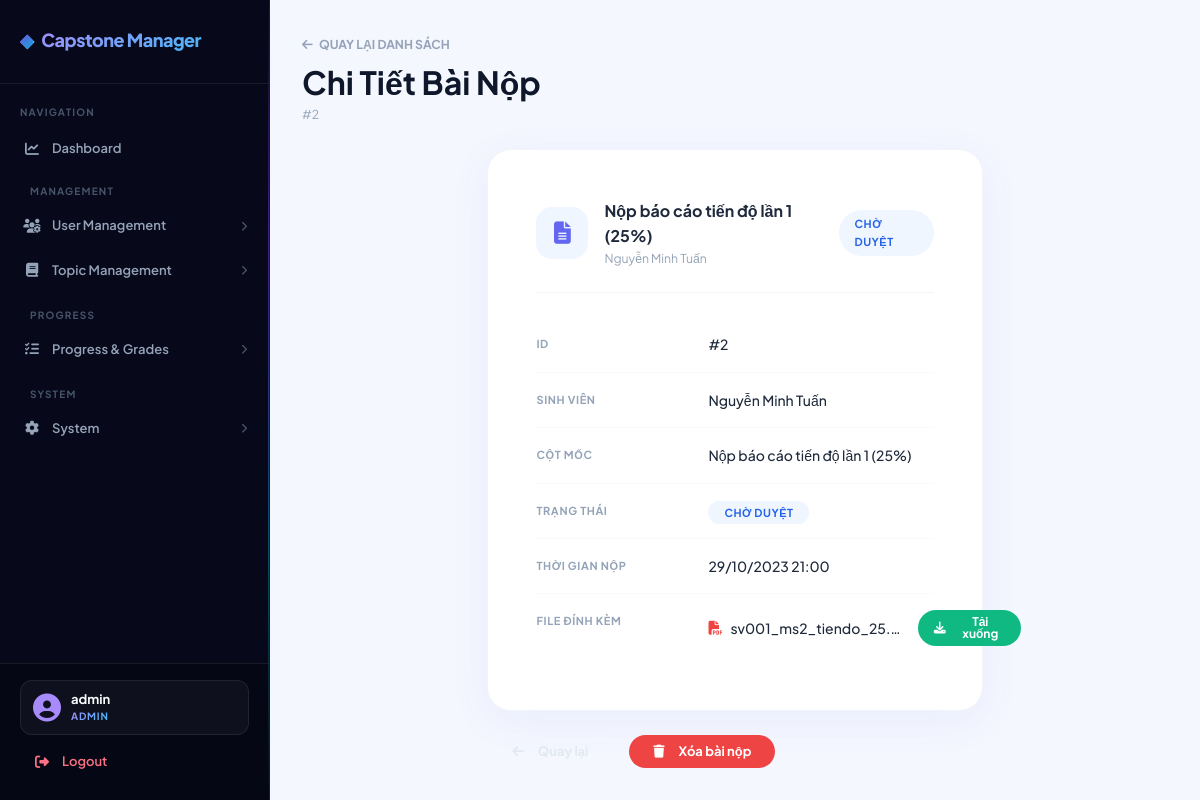
The page /index.php?page=submission-show&id=2 (signed in) on the database its author committed.
### tables this page shows
CREATE TABLE submissions (
  id           INT UNSIGNED AUTO_INCREMENT PRIMARY KEY,
  student_id   INT UNSIGNED NOT NULL,
  topic_id     INT UNSIGNED DEFAULT NULL,
  milestone_id INT UNSIGNED NOT NULL,
  file_path    VARCHAR(500) NOT NULL,
  status       ENUM('submitted','late','revision_required') NOT NULL DEFAULT 'submitted',
  submitted_at DATETIME     NOT NULL,
  FOREIGN KEY (student_id)   REFERENCES students(id)   ON DELETE CASCADE,
  FOREIGN KEY (topic_id)     REFERENCES topics(id)     ON DELETE SET NULL,
  FOREIGN KEY (milestone_id) REFERENCES milestones(id) ON DELETE CASCADE
);

CREATE TABLE milestones (
  id          INT UNSIGNED AUTO_INCREMENT PRIMARY KEY,
  title       VARCHAR(150) NOT NULL,
  deadline    DATETIME     NOT NULL,
  semester_id INT UNSIGNED NOT NULL,
  created_at  TIMESTAMP DEFAULT CURRENT_TIMESTAMP,
  FOREIGN KEY (semester_id) REFERENCES semesters(id)
);

CREATE TABLE students (
  id           INT UNSIGNED AUTO_INCREMENT PRIMARY KEY,
  user_id      INT UNSIGNED NOT NULL UNIQUE,
  student_code VARCHAR(20)  NOT NULL UNIQUE,
  full_name    VARCHAR(150) NOT NULL,
  phone        VARCHAR(20)  DEFAULT NULL,
  created_at   TIMESTAMP DEFAULT CURRENT_TIMESTAMP,
  FOREIGN KEY (user_id) REFERENCES users(id) ON DELETE CASCADE
);

### app/controllers/SubmissionController.php (called while the page is built, shortened)
<?php
class SubmissionController {
    private $submissionModel;
    public function __construct() {
        $this->submissionModel = new Submission();
    }
    public function show() {
        $id         = (int)($_GET['id'] ?? 0);
        $submission = $this->submissionModel->find($id);
        require '../app/views/submissions/show.php';
    }
}

### core/Database.php (called while the page is built)
<?php
class Database {
    private static $instance = null;
    private $conn;
    private $host = "localhost";
    private $dbname = "capstone_manager";
    private $username = "root";
    private $password = "";
    private function __construct(){
        try{
            $this->conn = new PDO(
                "mysql:host={$this->host};dbname={$this->dbname};charset=utf8mb4",
                $this->username,
                $this->password
            );
            $this->conn->setAttribute(
                PDO::ATTR_ERRMODE,
                PDO::ERRMODE_EXCEPTION
            );
            $this->conn->setAttribute(
                PDO::ATTR_DEFAULT_FETCH_MODE,
                PDO::FETCH_ASSOC
            );
        }catch(PDOException $e){
            die("Database Error: " . $e->getMessage());
        }
    }
    public static function getInstance(){
        if(self::$instance == null){
            self::$instance = new Database();
        }
        return self::$instance;
    }
    public function getConnection(){
        return $this->conn;
    }
}

### app/models/Submission.php (called while the page is built, shortened)
<?php
class Submission {
    private $conn;
    public function __construct(){
        $this->conn = Database::getInstance()->getConnection();
    }
    public function find($id){
        $stmt = $this->conn->prepare(
            "SELECT submissions.*,
                    students.full_name AS student_name,
                    milestones.title   AS milestone_title
             FROM submissions
             JOIN students   ON students.id   = submissions.student_id
             JOIN milestones ON milestones.id  = submissions.milestone_id
             WHERE submissions.id = ?"
        );
        $stmt->execute([$id]);
        return $stmt->fetch(PDO::FETCH_ASSOC);
    }
}

### app/views/submissions/show.php (the view, shortened to what this page needs)
<?php require '../app/views/layouts/header.php'; ?>
<?php require '../app/views/layouts/sidebar.php'; ?>
<div class="main-content" style="padding: 32px; background: #f4f7fe; min-height: 100vh;">
    <div class="mb-4">
        <a href="index.php?page=submissions"
           class="text-decoration-none text-muted small fw-bold">
            <i class="fa-solid fa-arrow-left me-1"></i> QUAY LẠI DANH SÁCH
        </a>
        <h2 class="fw-bold mt-2 mb-0" style="color:#0f172a">Chi Tiết Bài Nộp</h2>
        <p class="text-muted small mt-1">#<?= $submission['id'] ?></p>
    </div>
    <div class="row justify-content-center">
        <div class="col-lg-7">
            <div class="detail-card p-5">
                <div class="d-flex align-items-center gap-3 mb-4 pb-4" style="border-bottom:1px solid #f1f5f9">
                    <div style="width:52px;height:52px;border-radius:16px;background:#eff6ff;color:#6366f1;display:flex;align-items:center;justify-content:center;font-size:1.4rem;flex-shrink:0">
                        <i class="fa-solid fa-file-lines"></i>
                    </div>
                    <div>
                        <div class="fw-bold" style="color:#1e293b;font-size:16px">
                            <?= htmlspecialchars(ucfirst($submission['milestone_title'] ?? 'Submission')) ?>
                        </div>
                        <div class="text-muted small">
                            <?= htmlspecialchars($submission['student_name'] ?? '—') ?>
                        </div>
                    </div>
                    <?php
                        $status = $submission['status'] ?? 'submitted';
                        $sc = match($status) {
                            'submitted' => 'status-submitted',
                            'reviewed'  => 'status-reviewed',
                            'rejected'  => 'status-rejected',
                            default     => '',
                        };
                        $sl = match($status) {
                            'submitted' => 'Chờ duyệt',
                            'reviewed'  => 'Đã duyệt',
                            'rejected'  => 'Từ chối',
                            default     => ucfirst($status),
                        };
                    ?>
                    <span class="status-pill <?= $sc ?> ms-auto"><?= $sl ?></span>
                </div>
                <div class="info-row">
                    <span class="info-label">ID</span>
                    <span class="info-value">#<?= $submission['id'] ?></span>
                </div>
                <div class="info-row">
                    <span class="info-label">Sinh viên</span>
                    <span class="info-value"><?= htmlspecialchars($submission['student_name'] ?? '—') ?></span>
                </div>
                <div class="info-row">
                    <span class="info-label">Cột mốc</span>
                    <span class="info-value"><?= htmlspecialchars(ucfirst($submission['milestone_title'] ?? '—')) ?></span>
                </div>
                <div class="info-row">
                    <span class="info-label">Trạng thái</span>
                    <span class="info-value">
                        <span class="status-pill <?= $sc ?>"><?= $sl ?></span>
                    </span>
                </div>
                <div class="info-row">
                    <span class="info-label">Thời gian nộp</span>
                    <span class="info-value">
                        <?= $submission['submitted_at']
                            ? date('d/m/Y H:i', strtotime($submission['submitted_at']))
                            : '—' ?>
                    </span>
                </div>
                <div class="info-row">
                    <span class="info-label">File đính kèm</span>
                    <span class="info-value">
                        <?php if (!empty($submission['file_path'])): ?>
                            <?php
                                $ext = strtolower(pathinfo($submission['file_path'], PATHINFO_EXTENSION));
                                $icon = match($ext) {
                                    'pdf'  => ['fa-file-pdf','#ef4444'],
                                    'doc','docx' => ['fa-file-word','#2563eb'],
                                    default => ['fa-file','#64748b'],
                                };
                            ?>
                            <div class="d-flex align-items-center gap-2">
                                <i class="fa-solid <?= $icon[0] ?>" style="color:<?= $icon[1] ?>"></i>
                                <span class="text-truncate" style="max-width:220px">
                                    <?= htmlspecialchars(basename($submission['file_path'])) ?>
                                </span>
                                <a href="assets/uploads/<?= htmlspecialchars($submission['file_path']) ?>"
                                   target="_blank"
                                   class="btn btn-sm rounded-pill px-3 fw-bold text-white ms-2"
                                   style="background:#10b981;border:none;font-size:12px">
                                    <i class="fa-solid fa-download me-1"></i>Tải xuống
                                </a>
                            </div>
                        <?php else: ?>
                            <span class="text-muted">Không có file</span>
                        <?php endif; ?>
                    </span>
                </div>
            </div>
            <div class="mt-4 d-flex gap-3">
                <a href="index.php?page=submissions"
                   class="btn btn-light rounded-pill px-4 fw-bold">
                    <i class="fa-solid fa-arrow-left me-2"></i>Quay lại
                </a>
                <?php if (in_array($_SESSION['user']['role'], ['admin','lecturer'])): ?>
                    <a href="index.php?page=submission-delete&id=<?= $submission['id'] ?>"
                       class="btn rounded-pill px-4 fw-bold text-white btn-delete"
                       style="background:#ef4444;border:none">
                        <i class="fa-solid fa-trash me-2"></i>Xóa bài nộp
                    </a>
                <?php endif; ?>
            </div>
        </div>
    </div>
</div>
<?php require '../app/views/layouts/footer.php'; ?>

### public/assets/css/style.css (style rules this page uses)
:root { --primary: #7c3aed; --primary-glow: rgba(124, 58, 237, 0.4); --primary-light: rgba(124, 58, 237, 0.15); --accent: #06b6d4; --accent-glow: rgba(6, 182, 212, 0.35); --accent-light: rgba(6, 182, 212, 0.12); --success: #10b981; --success-glow: rgba(16, 185, 129, 0.35); --success-light: rgba(16, 185, 129, 0.12); --warning: #f59e0b; --warning-glow: rgba(245, 158, 11, 0.35); --warning-light: rgba(245, 158, 11, 0.12); --danger: #ef4444; --danger-glow: rgba(239, 68, 68, 0.35); --danger-light: rgba(239, 68, 68, 0.12); --info: #3b82f6; --info-glow: rgba(59, 130, 246, 0.35); --info-light: rgba(59, 130, 246, 0.12); --bg-base: #050816; --bg-surface: #0a0f1e; --bg-elevated: #0d1526; --glass-bg: rgba(255, 255, 255, 0.04); --glass-bg-hover: rgba(255, 255, 255, 0.07); --glass-border: rgba(255, 255, 255, 0.08); --glass-border-hover: rgba(255, 255, 255, 0.15); --glass-blur: blur(20px); --sidebar-w: 270px; --sidebar-bg: #07091a; --text: #e2e8f0; --text-muted: #94a3b8; --text-faint: #475569; --text-bright: #f8fafc; --border: rgba(255, 255, 255, 0.07); --border-light: rgba(255, 255, 255, 0.04); --radius-sm: 8px; --radius-md: 12px; --radius-lg: 16px; --radius-xl: 20px; --radius-2xl: 24px; --radius-3xl: 32px; --shadow-sm: 0 1px 3px rgba(0,0,0,.4), 0 1px 2px rgba(0,0,0,.3); --shadow-md: 0 4px 24px rgba(0,0,0,.35); --shadow-lg: 0 10px 50px rgba(0,0,0,.5); --shadow-glow: 0 0 40px rgba(124, 58, 237, 0.15); --font: 'Plus Jakarta Sans', sans-serif; --transition: all .2s cubic-bezier(0.4, 0, 0.2, 1); --transition-slow: all .4s cubic-bezier(0.4, 0, 0.2, 1); }
*, *::before, *::after { box-sizing: border-box; margin: 0; padding: 0; }
html { scroll-behavior: smooth; }
body { font-family: var(--font); background: var(--bg-base); color: var(--text); font-size: 14px; line-height: 1.6; min-height: 100vh; overflow-x: hidden; }
body::before { content: ''; position: fixed; inset: 0; background: radial-gradient(ellipse 80% 60% at 20% 10%, rgba(124, 58, 237, 0.08) 0%, transparent 60%), radial-gradient(ellipse 60% 50% at 80% 80%, rgba(6, 182, 212, 0.06) 0%, transparent 60%), radial-gradient(ellipse 40% 40% at 50% 50%, rgba(59, 130, 246, 0.04) 0%, transparent 70%); pointer-events: none; z-index: 0; }
a { text-decoration: none; color: inherit; }
.main-content { margin-left: var(--sidebar-w); min-height: 100vh; padding: 28px 32px; background: transparent; position: relative; }
.btn { display: inline-flex; align-items: center; justify-content: center; gap: 6px; padding: 9px 18px; font-size: 13px; font-weight: 700; font-family: var(--font); border: none; border-radius: var(--radius-md); cursor: pointer; transition: var(--transition); text-decoration: none; line-height: 1; position: relative; overflow: hidden; }
.btn::before { content: ''; position: absolute; inset: 0; background: rgba(255,255,255,0.1); opacity: 0; transition: var(--transition); }
.btn-light { background: rgba(255,255,255,0.07) !important; color: var(--text) !important; border: 1px solid var(--glass-border) !important; }
.btn-sm { padding: 6px 12px; font-size: 12px; border-radius: var(--radius-sm); }
.rounded-pill { border-radius: 50px !important; }
.text-muted { color: var(--text-muted) !important; }
.info-row { display: flex; padding: 12px 0; border-bottom: 1px solid var(--border-light); gap: 12px; }
.info-row:last-child { border-bottom: none; }
.info-label { font-size: 11px; font-weight: 700; text-transform: uppercase; letter-spacing: .5px; color: var(--text-faint); width: 160px; flex-shrink: 0; padding-top: 2px; }
.info-value { font-size: 14px; color: var(--text); flex: 1; }

### app/views/submissions/show.php (style rules this page uses)
.detail-card { background: #fff; border-radius: 24px; box-shadow: 0 10px 40px rgba(99,102,241,.07); border: 1px solid #f1f5f9; }
.info-row { display: flex; align-items: flex-start; padding: 16px 0; border-bottom: 1px solid #f8fafc; }
.info-row:last-child { border-bottom: none; }
.info-label { font-size: 11px; font-weight: 700; color: #94a3b8; text-transform: uppercase; letter-spacing: .6px; min-width: 160px; flex-shrink: 0; }
.info-value { font-size: 14px; color: #1e293b; font-weight: 500; }
.status-pill { font-size: 11px; font-weight: 700; letter-spacing: .5px; text-transform: uppercase; padding: 5px 16px; border-radius: 50px; }
.status-submitted { background:#eff6ff; color:#2563eb; }

### rows shown on the page
submissions: id "2", milestone.title "Nộp báo cáo tiến độ lần 1 (25%)", student.full_name "Nguyễn Minh Tuấn", status "CHỜ DUYỆT", submitted_at "29/10/2023 21:00", file_path "sv001_ms2_tiendo_25.…"

### other values the page prints
explode('@', $email)[0] "admin"
$_SESSION['user']['role'] "ADMIN"
